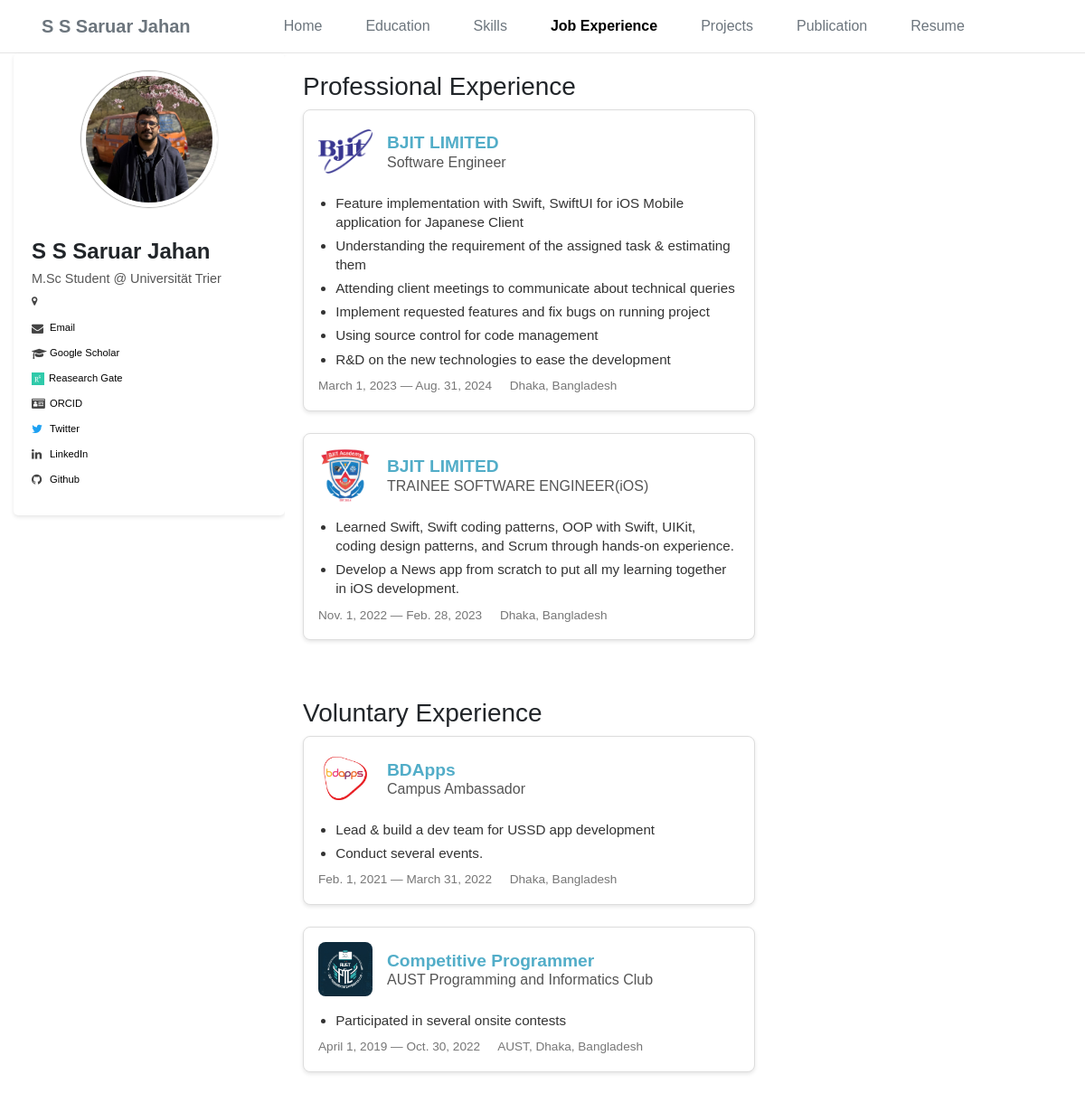
Screenshot of /job_experience/ with the database file from the repository.
### portfolio/models.py (models this page shows, shortened)
class JobExperienceItem(models.Model):
    title = models.CharField(max_length=100)
    company = models.CharField(max_length=100)
    company_logo = models.ImageField(upload_to='company_icons/')
    company_link = models.URLField(
        max_length=200,
        validators=[URLValidator()],
        blank=True,
        null=True
    )
    department = models.CharField(max_length=50, blank=True, null=True)
    location = models.CharField(max_length=100, blank=True, null=True)
    start_date = models.DateField()
    end_date = models.DateField(blank=True, null=True)
    currently_working = models.BooleanField(default=False)
    isVoluntary = models.BooleanField(default=False)
    description = models.TextField()

### portfolio/views.py (the view)
# urls.py: path("job_experience/", views.job_experience, name="job_experience"),
def job_experience(request):
    positions = JobExperienceItem.objects.all()
    return render(request, "job_experience.html", {'positions': positions})

### portfolio/context_processors.py (called while the page is built)
def global_settings(request):
    from .models import HomeSidebarInfo
    sideBarItem = HomeSidebarInfo.objects.first
    return {
        'sideBarItem': sideBarItem
    }

### portfolio/templates/job_experience.html (shortened to what this page needs)
{% extends 'base.html' %}
{% load static %}
{% block extra_css %}
  <link rel="stylesheet" href="{% static 'css/job_experience.css' %}" />
{% endblock %}
{% block content %}
    <div class="main-content">
      <h3>Professional Experience</h3>
      {% for position in positions %}
        {% if position.isVoluntary is False %}
          <div class="container p-0">
            <div class="position-card">
              <div class="position-card-header">
                <img class="company-logo" src="{% static 'icons/'|add:position.company_logo.url %}" alt="Logo for {{ position.company }} displayed next to the job title in a professional setting" class="company-logo" />
                <div class="company-info">
                  <a class="styled-link" href="{{ position.company_link }}"><h2 class="company-name">{{ position.company }}</h2></a>
                  <h3 class="position-title">{{ position.title }}</h3>
                </div>
              </div>
              <div class="position-card-body">
                <ul class="position-description">
                  {% for line in position.description.splitlines %}
                    <li>{{ line }}</li>
                  {% endfor %}
                </ul>
                <div class="position-meta">
                  <span class="position-dates">{{ position.start_date }} — {{ position.end_date }}</span>
                  {% if position.location %}
                    <span class="position-location">{{ position.location }}</span>
                  {% endif %}
                </div>
              </div>
            </div>
          </div>
        {% endif %}
      {% endfor %}
    </div>
    <div class="main-content">
      <h3>Voluntary Experience</h3>
      {% for position in positions %}
        {% if position.isVoluntary is True %}
          <div class="container p-0">
            <div class="position-card">
              <div class="position-card-header">
                <img class="company-logo" src="{% static 'icons/'|add:position.company_logo.url %}" alt="Logo for {{ position.company }} displayed next to the job title in a professional setting" class="company-logo" />
                <div class="company-info">
                  <a class="styled-link" href="{{ position.company_link }}"><h2 class="company-name">{{ position.company }}</h2></a>
                  <h3 class="position-title">{{ position.title }}</h3>
                </div>
              </div>
              <div class="position-card-body">
                <ul class="position-description">
                  {% for line in position.description.splitlines %}
                    <li>{{ line }}</li>
                  {% endfor %}
                </ul>
                <div class="position-meta">
                  <span class="position-dates">{{ position.start_date }} — {{ position.end_date }}</span>
                  {% if position.location %}
                    <span class="position-location">{{ position.location }}</span>
                  {% endif %}
                </div>
              </div>
            </div>
          </div>
        {% endif %}
      {% endfor %}
    </div>
{% endblock %}

### static/css/job_experience.css (style rules this page uses)
.position-card { border: 1px solid #ddd; border-radius: 8px; padding: 1rem; margin-bottom: 1.5rem; max-width: 800px; width: 500px; box-shadow: 0 2px 4px rgba(0,0,0,0.1); background: #fff; display: inline; }
.position-card-header { display: flex; align-items: center; margin-bottom: 1rem; }
.company-logo { width: 60px; height: 60px; object-fit: contain; margin-right: 1rem; border-radius: 8px; }
.company-info { flex: 1; }
.company-name { margin: 0; font-size: 1.2rem; font-weight: bold; }
.position-title { margin: 0; font-size: 1rem; color: #555; }
.position-card-body { font-size: 0.95rem; color: #333; }
.position-description { margin: 0 0 0.5rem 1.2rem; padding: 0; }
.position-description li { margin-bottom: 0.3rem; line-height: 1.4; }
.position-meta { font-size: 0.85rem; color: #777; }
.position-meta span { margin-right: 1rem; }

### static/css/base.css (style rules this page uses)
* { margin: 0; padding: 0; box-sizing: border-box; }
body { font-family: Arial, sans-serif; line-height: 1.6; }
.container { display: flex; margin: 0; }
.main-content { flex: 1; padding: 20px; display: block; }
.main-content { flex: 1; padding: 20px; background-color: #fff; border-radius: 5px; height: auto; overflow-y: auto; }
.styled-link { color: #52adc8; text-decoration: none; }

### rows the page displays
JobExperienceItem: company_logo (picture), company "BJIT LIMITED", title "Software Engineer", splitlines "Feature implementation with Swift, SwiftUI for iOS Mobile application for Japanese Client" "Understanding the requirement of the assigned task & estimating them" "Attending client meetings to communicate about technical queries" "Implement requested features and fix bugs on running project" "Using source control for code management" "R&D on the new technologies to ease the development", start_date "March 1, 2023", end_date "Aug. 31, 2024", location "Dhaka, Bangladesh"
JobExperienceItem: company_logo (picture), company "BJIT LIMITED", title "TRAINEE SOFTWARE ENGINEER(iOS)", splitlines "Learned Swift, Swift coding patterns, OOP with Swift, UIKit, coding design patterns, and Scrum through hands-on experience." "Develop a News app from scratch to put all my learning together in iOS development.", start_date "Nov. 1, 2022", end_date "Feb. 28, 2023", location "Dhaka, Bangladesh"
JobExperienceItem: company_logo (picture), company "BDApps", title "Campus Ambassador", splitlines "Lead & build a dev team for USSD app development" "Conduct several events.", start_date "Feb. 1, 2021", end_date "March 31, 2022", location "Dhaka, Bangladesh"
JobExperienceItem: company_logo (picture), company "Competitive Programmer", title "AUST Programming and Informatics Club", splitlines "Participated in several onsite contests", start_date "April 1, 2019", end_date "Oct. 30, 2022", location "AUST, Dhaka, Bangladesh"
